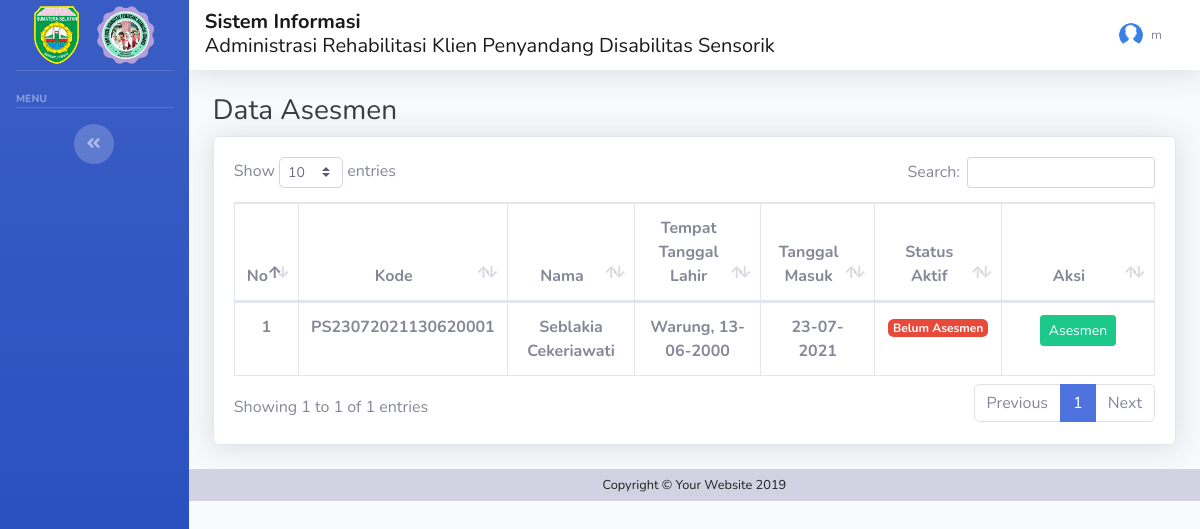
/package/infoAsesmen_pasien.php (signed in), run on an earlier commit of the app's database.
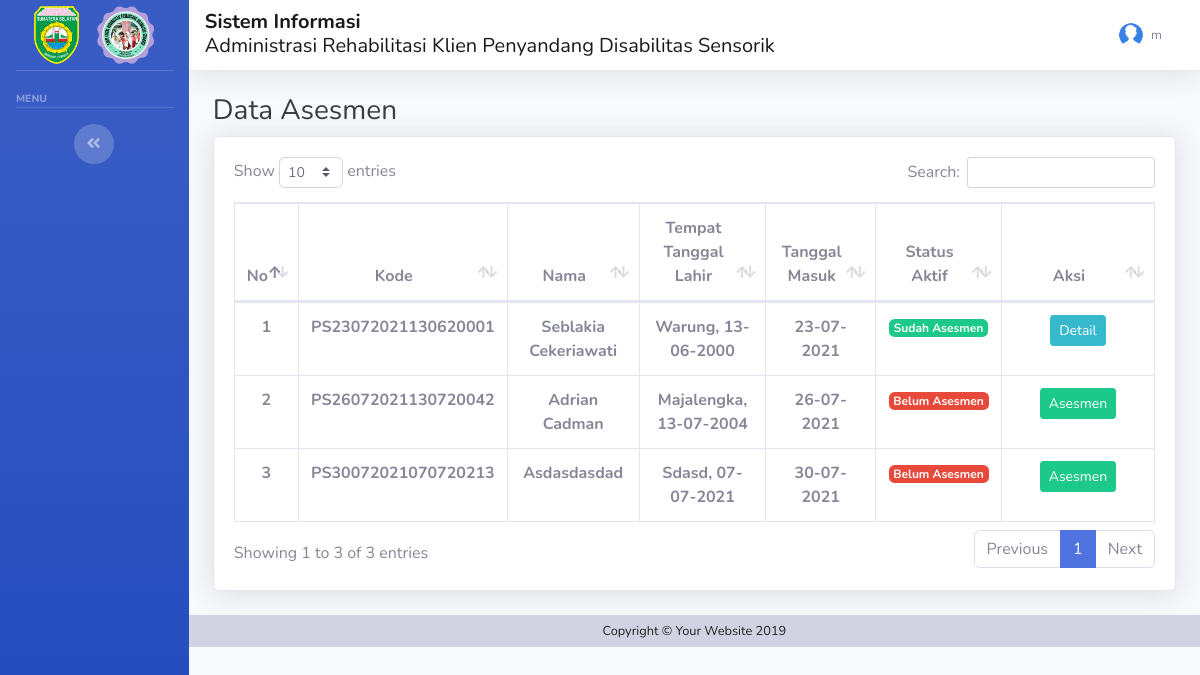
And on a later commit of the database.
### tables this page shows
CREATE TABLE `tb_pasien` (
  `idPasien` varchar(50) NOT NULL,
  `namaPasien` varchar(100) NOT NULL,
  `tempatLahir` varchar(100) NOT NULL,
  `tanggalLahir` date NOT NULL,
  `tanggalMasukPanti` date NOT NULL,
  `anak` int(2) NOT NULL,
  `jenisKelaminPasien` varchar(2) NOT NULL,
  `agamaPasien` varchar(20) NOT NULL,
  `pendidikanPasien` varchar(50) NOT NULL,
  `statusPasien` varchar(20) NOT NULL,
  `golPasien` varchar(3) NOT NULL,
  `kerjaanPasien` varchar(50) NOT NULL,
  `jmlSaudaraPasien` int(2) NOT NULL,
  `kelDekatPasien` varchar(20) NOT NULL,
  `foto` varchar(50) NOT NULL,
  `statAktif` int(1) NOT NULL,
  `idAses` varchar(50) NOT NULL
);

### package/infoAsesmen_pasien.php (the view, shortened to what this page needs)
<!DOCTYPE html>
<html lang="en">
<head>
    <link href="../assets/vendor/fontawesome-free/css/all.min.css" rel="stylesheet" type="text/css">
    <link href="../assets/vendor/datatables/dataTables.bootstrap4.min.css" rel="stylesheet">
    <link href="../assets/css/sb-admin-2.css" rel="stylesheet">
    <link href="../assets/css/util.css" rel="stylesheet">
    <link rel="stylesheet" href="../assets/vendor/alertify/css/alertify.min.css" />
    <link rel="stylesheet" href="../assets/vendor/alertify/css/themes/default.min.css" />
</head>
<body id="page-top">
    <div id="wrapper">
        <?php include '../assets/layout/sidebar.php'; ?>
        <div id="content-wrapper">
            <div id="content">
                <?php include '../assets/layout/topbar.php'; ?>
            </div>
            <div class="container-fluid mt-0">
            <div class="d-sm-flex align-items-center justify-content-between">
                <h1 class="h3 text-gray-900">Data Asesmen</h1>
            </div>
            <div class="card shadow mb-4">
                <div class="card-body">
                    <div class="table-responsive">
                        <table class="table table-bordered" id="dataTable" width="100%" cellspacing="0">
                        <thead>
                            <tr class="text-center">
                                <th width="10px">No</th>
                                <th width="30px">Kode</th>
                                <th>Nama</th>
                                <th>Tempat Tanggal Lahir</th>
                                <th>Tanggal Masuk</th>
                                <th>Status Aktif</th>
                                <th width="110px">Aksi</th>
                            </tr>
                        </thead>
                        <tbody>
                        <?php
                                include 'php/koneksi.php';
                                $no=1;
                                $ambilData = mysqli_query($koneksi,"SELECT * FROM tb_pasien");
                                while ($dataPasien = mysqli_fetch_array($ambilData) ) {
                                    $tglLahir=explode('-',$dataPasien['tanggalLahir']);
                                    $tglMasuk=explode('-',$dataPasien['tanggalMasukPanti']);
                                    $ttl=ucwords($dataPasien['tempatLahir']).', '.$tglLahir[2].'-'.$tglLahir[1].'-'.$tglLahir[0];
                                    $masuk=$tglMasuk[2].'-'.$tglMasuk[1].'-'.$tglMasuk[0];
                                    if ($dataPasien['idAses']!='') {
                                        $status= '<span class="badge badge-success">Sudah Asesmen</span>';
                                        $btn='<a href="detailAsesmen_pasien?id='.$dataPasien['idPasien'].'" class="btn btn-sm btn-info" >Detail</a>';
                                    }else{
                                        $status = '<span class="badge badge-danger">Belum Asesmen</span>';
                                        $btn='<a href="inputAsesmen_pasien?id='.$dataPasien['idPasien'].'" class="btn btn-sm btn-success" >Asesmen</a>';
                                    }
                                ?>
                                    <tr class="text-center">
                                        <th width="10px"><?=$no++;?></th>
                                        <th width="30px"><?=$dataPasien['idPasien'];?></th>
                                        <th><?=ucwords($dataPasien['namaPasien']);?></th>
                                        <th><?=$ttl;?></th>
                                        <th><?=$masuk;?></th>
                                        <th><?=$status;?></th>
                                        <th>
                                            <?=$btn;?>
                                        </th>
                                    </tr>
                                <?php
                                }
                            ?>
                        </tbody>
                        </table>
                    </div>
                </div>
            </div>
        </div>
        <?php include '../assets/layout/footer.php'; ?>
    </div>
</body>
</html>

### assets/layout/sidebar.php (shortened to what this page needs)
<ul class="navbar-nav bg-gradient-primary sidebar sidebar-dark accordion" id="accordionSidebar">
  <a class="sidebar-brand d-flex align-items-center justify-content-center" href="../">
  <div class="navbar-brand">
    <img class="img-logo-full" src="../assets/img/logo.png">
  </div>
  </a>
  <hr class="sidebar-divider my-0">
  <div class="m-t-20 sidebar-heading">
    Menu
  </div>
  <hr class="sidebar-divider">
  <div class="text-center d-none d-md-inline">
    <button class="rounded-circle border-0" id="sidebarToggle"></button>
  </div>
</ul>

### assets/layout/topbar.php (shortened to what this page needs)
<nav class="navbar navbar-expand navbar-light bg-white topbar mb-4 static-top shadow">
<div class="navbar-brand m-t-5">
  <h5><?=ucwords("<strong>Sistem Informasi</strong><br> Administrasi Rehabilitasi Klien Penyandang Disabilitas Sensorik");?></h5>
</div>
<ul class="navbar-nav ml-auto">
  <li class="nav-item dropdown no-arrow">
      <?php
        if (!isset($_SESSION['login'])) {
          ?>
            <div class="button-group">
              <a href="login" class="btn btn-sm btn-primary">Login</a>
            </div>
          <?php
        }else{
          $dataUser=$_SESSION['login'];
          ?>
           <a class="nav-link dropdown-toggle " href="#" id="userDropdown" role="button" data-toggle="dropdown" aria-haspopup="true" aria-expanded="false">
              <div class="nav-profil">
                <img class="img-profile rounded-circle p-1" src="../assets/img/dumuser.png">
                <span class="d-none d-lg-inline text-gray-600 small"><?=$dataUser[2];?></span>
              </div>
            </a>
          <?php
        }
    ?>
  </li>
</ul>
</nav>

### assets/layout/footer.php
<footer class="sticky-footer text-dark bg-gray-400">
    <div class="container my-auto">
      <div class="copyright text-center my-auto">
        <span>Copyright &copy; Your Website 2019</span>
      </div>
    </div>
  </footer>

What changed in the data, as far as the page shows it:
changed tb_pasien "PS23072021130620001": idAses "Belum Asesmen" → "Sudah Asesmen"; text "Asesmen" → "Detail"
added tb_pasien: idPasien "PS26072021130720042", namaPasien "Adrian Cadman", ttl "Majalengka, 13-07-2004", tanggalMasukPanti "26-07-2021", shows "Belum Asesmen"
added tb_pasien: idPasien "PS30072021070720213", namaPasien "Asdasdasdad", ttl "Sdasd, 07-07-2021", tanggalMasukPanti "30-07-2021", shows "Belum Asesmen"
Also different on the page:
text written by a page script: "Show entries Search: Showing 1 to 1 of 1 entries Previous 1 Next" → "Show entries Search: Showing 1 to 3 of 3 entries Previous 1 Next"
